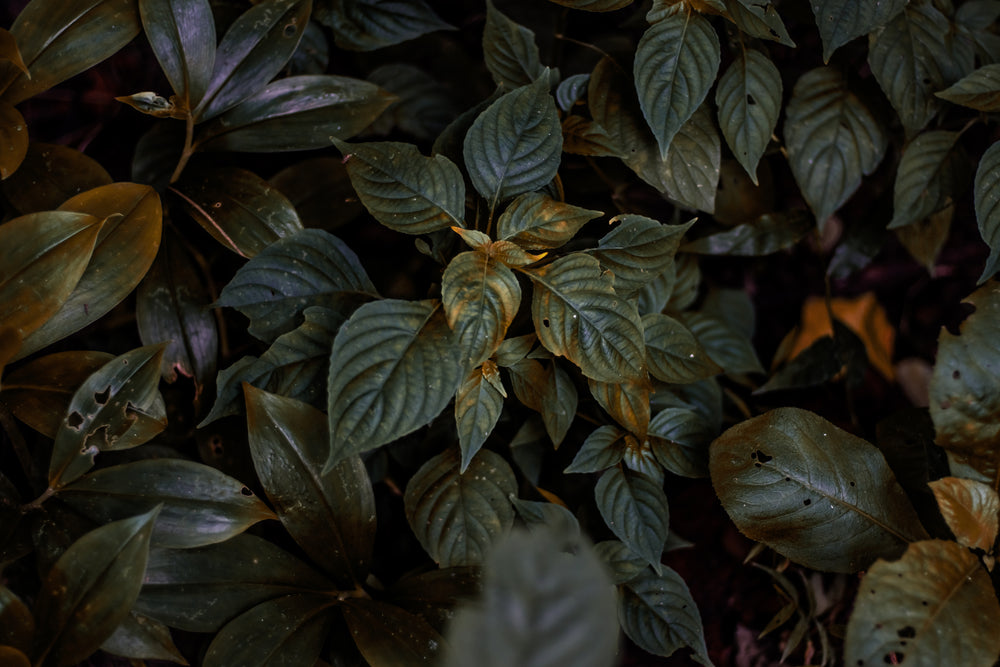
#> input picture Lab2/histogram.jpg, 1000 x 667 px
$ python 1_a.py
#> lines starting #> are read from the running program, lines starting #| are printed output that depends on the picture
import cv2
import numpy as np

def histogramlize(channel):
    histogram = np.zeros(256, dtype=int)
    for pixel in channel.flatten():
        histogram[pixel] += 1

    Axxsum = histogram.cumsum()

    # normalize
    his_normalize = ((Axxsum)/(Axxsum[255]))*255
    his_normalize = np.round(his_normalize).astype(int)

    modified_channel = his_normalize[channel]
    return modified_channel

img = cv2.imread('histogram.jpg')
#> img is the input picture: shape (667, 1000, 3); mean B, G, R 23.8, 33.2, 34.8

b, g, r = cv2.split(img)
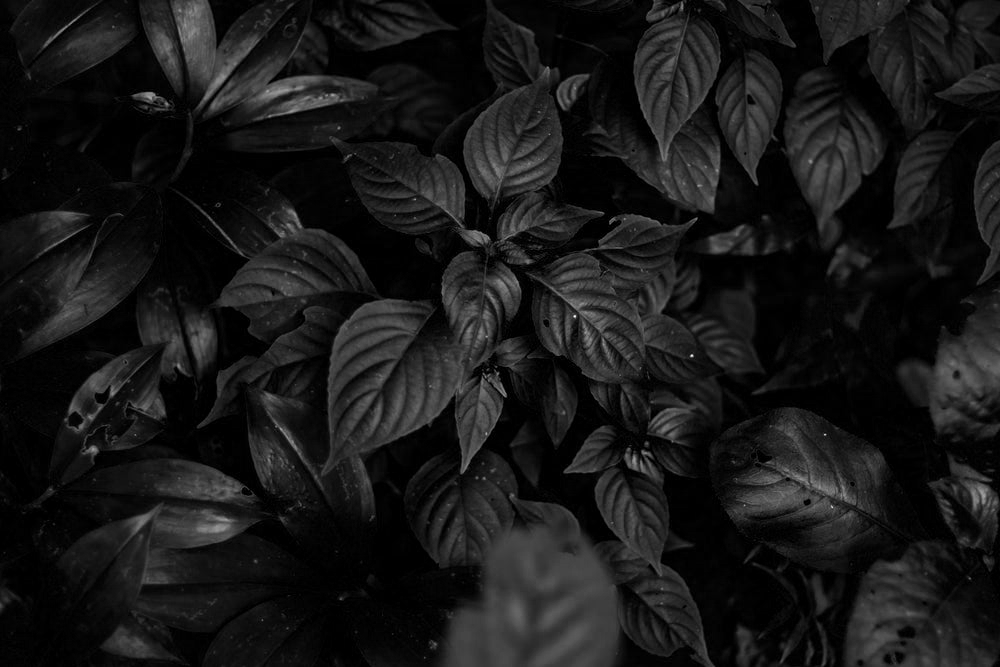
#> b: shape (667, 1000); min 0, max 255, mean 23.8
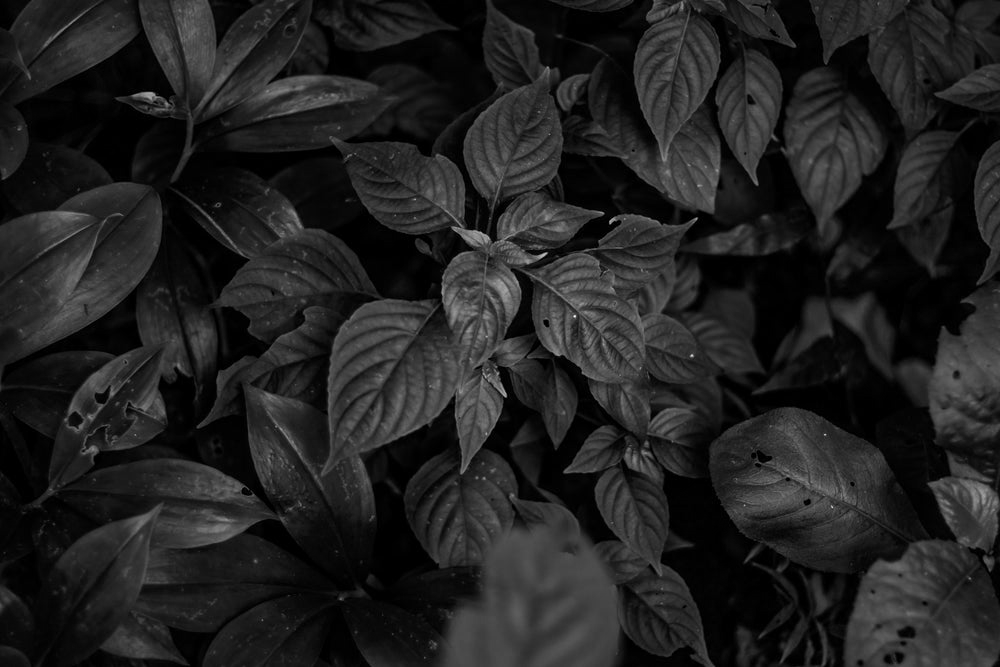
#> g: shape (667, 1000); min 0, max 255, mean 33.2
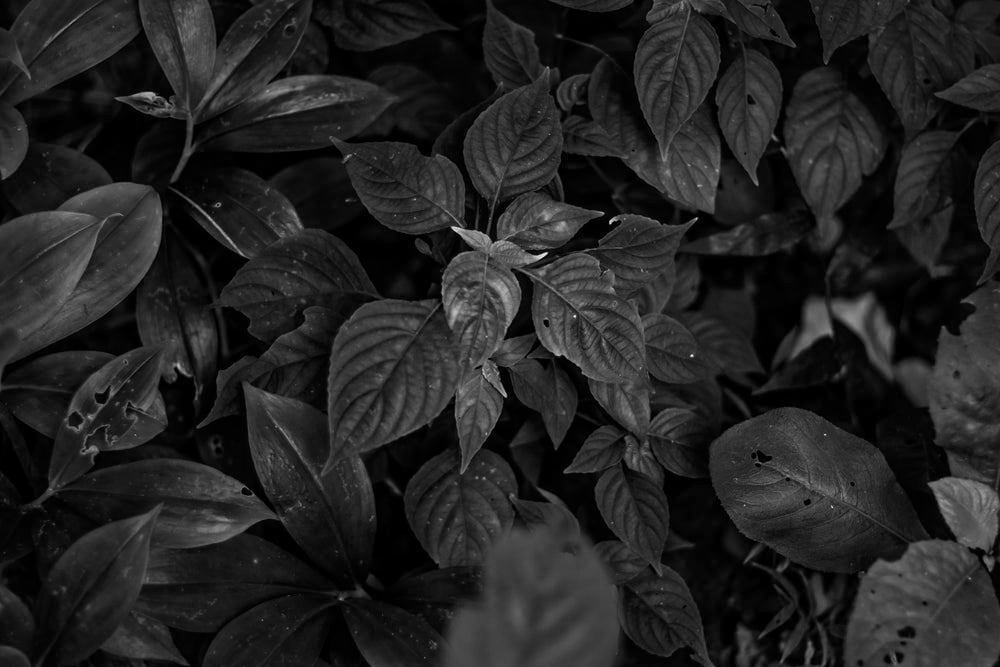
#> r: shape (667, 1000); min 0, max 255, mean 34.8

his_b = histogramlize(b)
#> the loop in histogramlize, `for pixel in channel.flatten():` made 667000 passes
#> pixel on passes 1 to 3: 4, 4, 5
#> after the loop in histogramlize, `for pixel in channel.flatten():`: histogram = 256 values, max 62224 at index 0, min 0 at index 157, mean 2605.5
#> in histogramlize, `Axxsum = histogram.cumsum()`: Axxsum = 256 values from 62224 to 667000
#> in histogramlize, `his_normalize = ((Axxsum)/(Axxsum[255]))*255`: his_normalize = 256 values from 23.79 to 255
#> in histogramlize, `his_normalize = np.round(his_normalize).astype(int)`: his_normalize = 256 values from 24 to 255
#> in histogramlize, `modified_channel = his_normalize[channel]`:
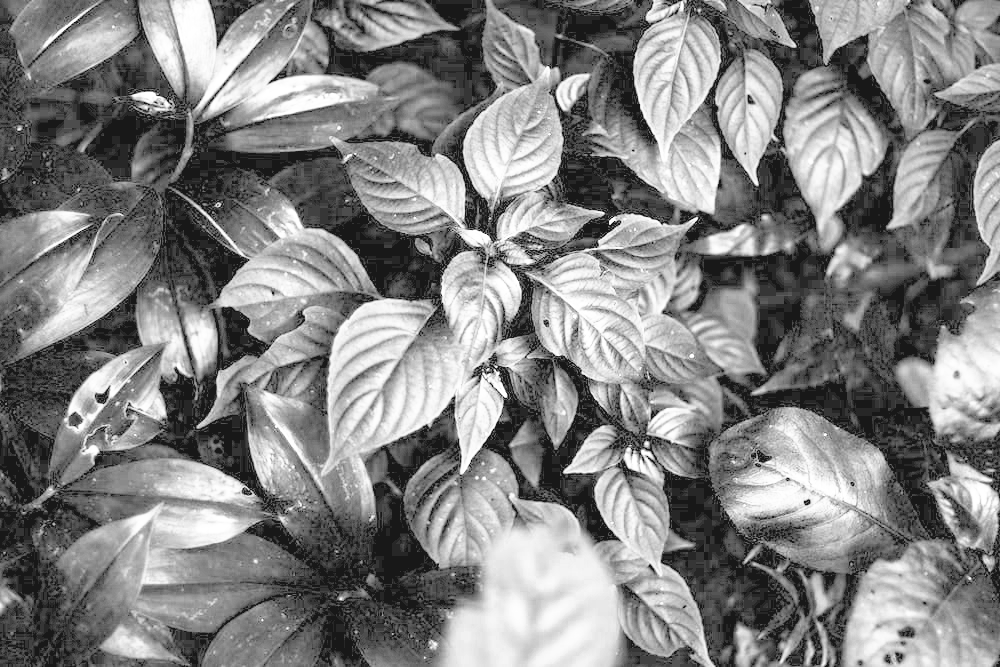
#> modified_channel: shape (667, 1000) int64; min 24, max 255, mean 131.1
his_g = histogramlize(g)
#> the loop in histogramlize (call 2), `for pixel in channel.flatten():` made 667000 passes
#> pixel on passes 1, 5, 6: 2, 3, 4
#> after the loop in histogramlize (call 2), `for pixel in channel.flatten():`: histogram = 256 values, max 31933 at index 0, min 0 at index 171, mean 2605.5
#> in histogramlize (call 2), `Axxsum = histogram.cumsum()`: Axxsum = 256 values from 31933 to 667000
#> in histogramlize (call 2), `his_normalize = ((Axxsum)/(Axxsum[255]))*255`: his_normalize = 256 values from 12.21 to 255
#> in histogramlize (call 2), `his_normalize = np.round(his_normalize).astype(int)`: his_normalize = 256 values from 12 to 255
#> in histogramlize (call 2), `modified_channel = his_normalize[channel]`:
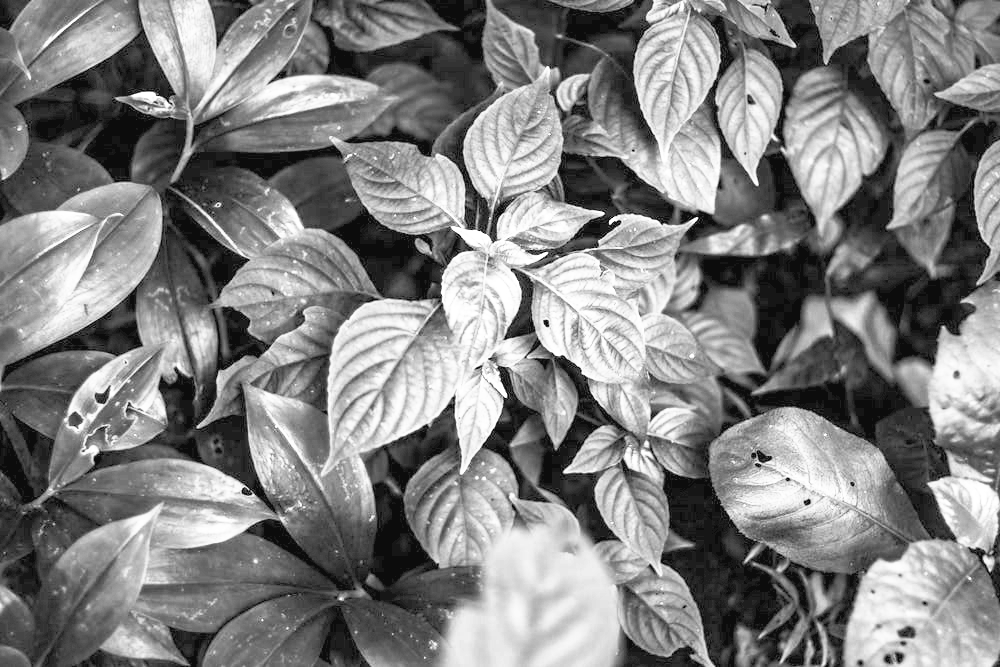
#> modified_channel: shape (667, 1000) int64; min 12, max 255, mean 129.5
his_r = histogramlize(r)
#> the loop in histogramlize (call 3), `for pixel in channel.flatten():` made 667000 passes
#> pixel on passes 1, 9, 10: 2, 7, 8
#> after the loop in histogramlize (call 3), `for pixel in channel.flatten():`: histogram = 256 values, max 21275 at index 0, min 0 at index 178, mean 2605.5
#> in histogramlize (call 3), `Axxsum = histogram.cumsum()`: Axxsum = 256 values from 21275 to 667000
#> in histogramlize (call 3), `his_normalize = ((Axxsum)/(Axxsum[255]))*255`: his_normalize = 256 values from 8.13 to 255
#> in histogramlize (call 3), `his_normalize = np.round(his_normalize).astype(int)`: his_normalize = 256 values from 8 to 255
#> in histogramlize (call 3), `modified_channel = his_normalize[channel]`:
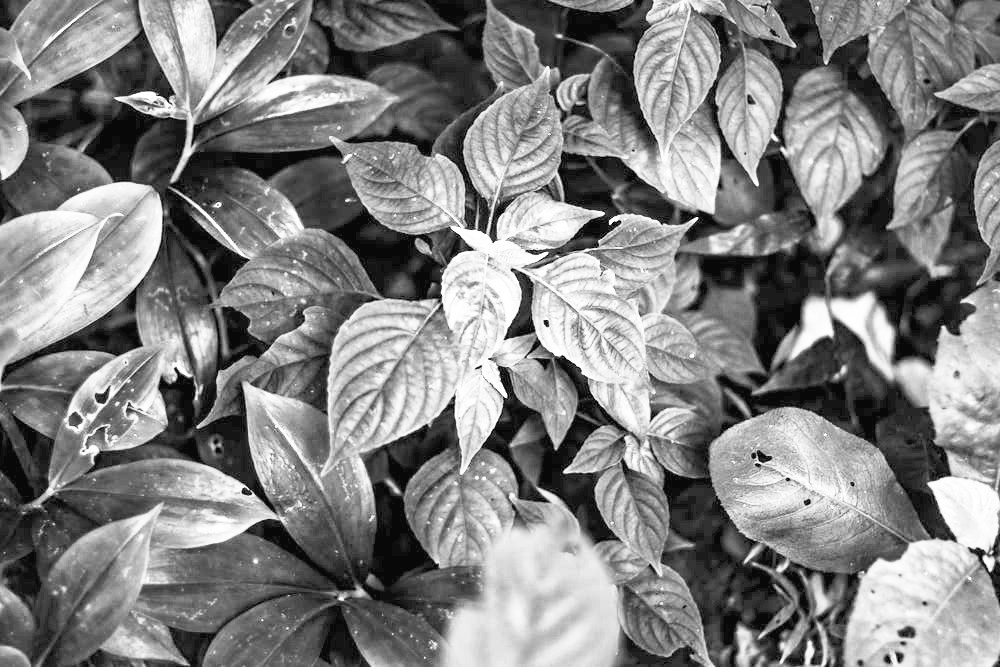
#> modified_channel: shape (667, 1000) int64; min 8, max 255, mean 129.2

img_output = cv2.merge((his_b, his_g, his_r))
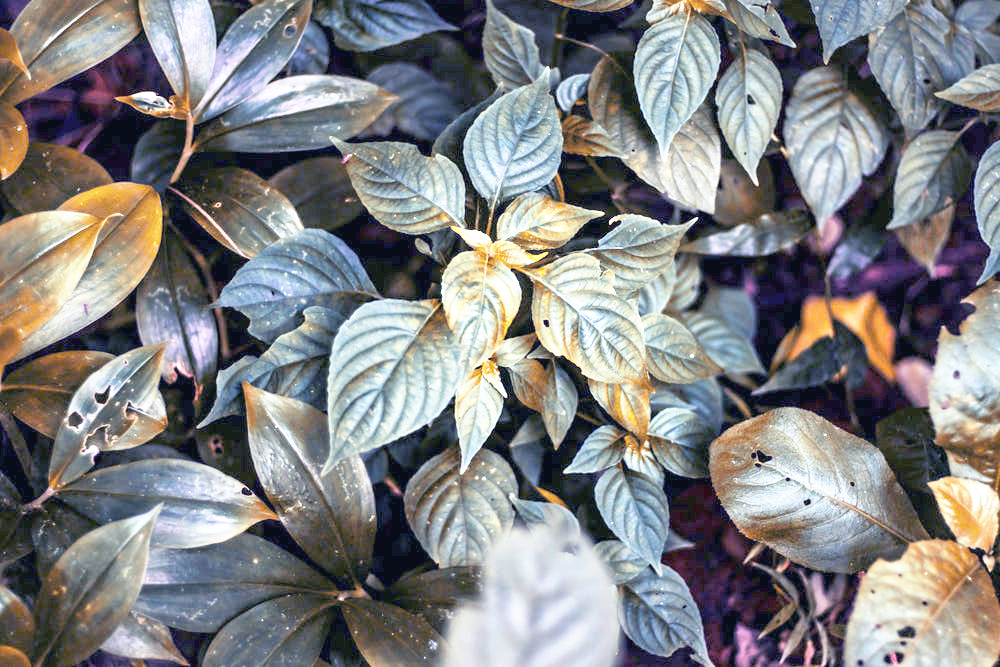
#> img_output: shape (667, 1000, 3) int32; mean B, G, R 131.1, 129.5, 129.2
img_output = np.clip(img_output, 0, 255).astype(np.uint8)

cv2.imwrite("1_a.jpg", img_output)
# cv2.imshow('Image', img_output)
# cv2.waitKey(0)
# cv2.destroyAllWindows()

$ run again, with Lab2/input.jpg copied over Lab2/histogram.jpg
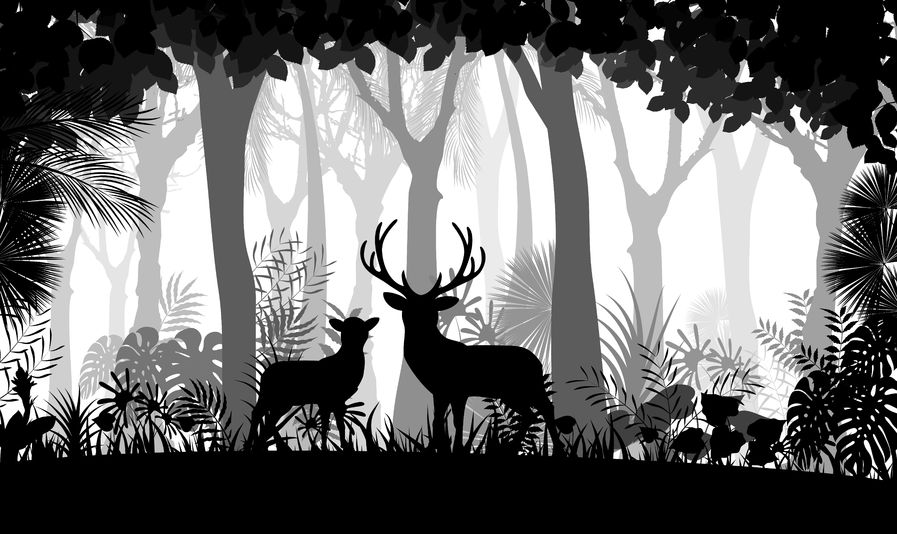
#> input picture Lab2/input.jpg, 897 x 534 px
#> img is the input picture: shape (534, 897, 3); min 0, max 255, mean 109.5
#> the loop in histogramlize, `for pixel in channel.flatten():` made 478998 passes
#> pixel on passes 2 to 4: 0, 0, 0
#> after the loop in histogramlize, `for pixel in channel.flatten():`: histogram = 256 values, max 135490 at index 0, min 270 at index 106, mean 1871.1
#> Axxsum = 256 values from 135490 to 478998
#> in histogramlize, `his_normalize = ((Axxsum)/(Axxsum[255]))*255`: his_normalize = 256 values from 72.13 to 255
#> in histogramlize, `his_normalize = np.round(his_normalize).astype(int)`: his_normalize = 256 values from 72 to 255
#> in histogramlize, `modified_channel = his_normalize[channel]`:
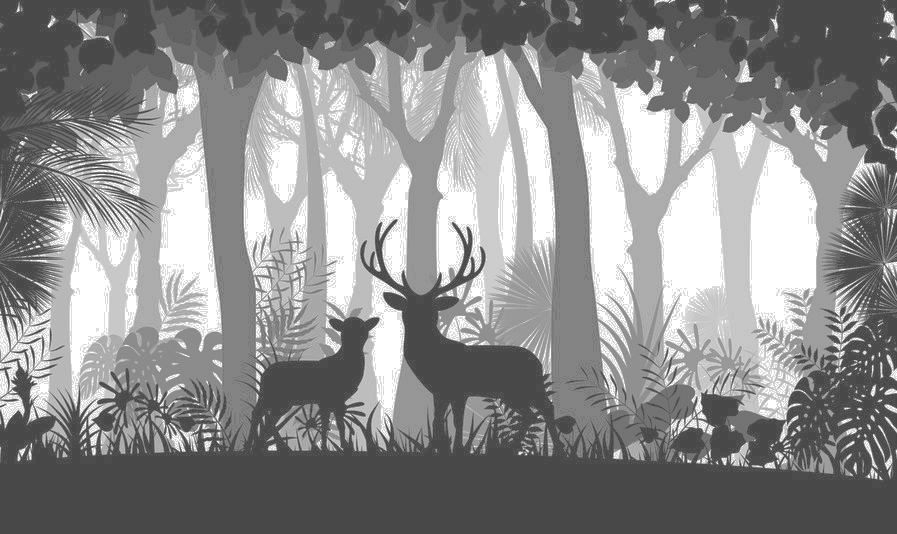
#> modified_channel: shape (534, 897) int64; min 72, max 255, mean 140.5
#> the loop in histogramlize (call 2), `for pixel in channel.flatten():` made 478998 passes
